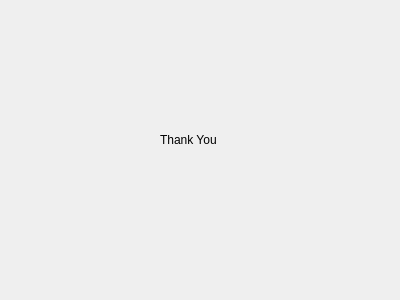
<?xml version="1.0" encoding="UTF-8"?>
<ui version="4.0">
 <class>FinalWindow</class>
 <widget class="QDialog" name="FinalWindow">
  <property name="geometry">
   <rect>
    <x>0</x>
    <y>0</y>
    <width>400</width>
    <height>300</height>
   </rect>
  </property>
  <property name="windowTitle">
   <string>Dialog</string>
  </property>
  <widget class="QLabel" name="label">
   <property name="geometry">
    <rect>
     <x>160</x>
     <y>130</y>
     <width>67</width>
     <height>20</height>
    </rect>
   </property>
   <property name="text">
    <string>Thank You</string>
   </property>
  </widget>
 </widget>
 <resources/>
 <connections/>
</ui>
